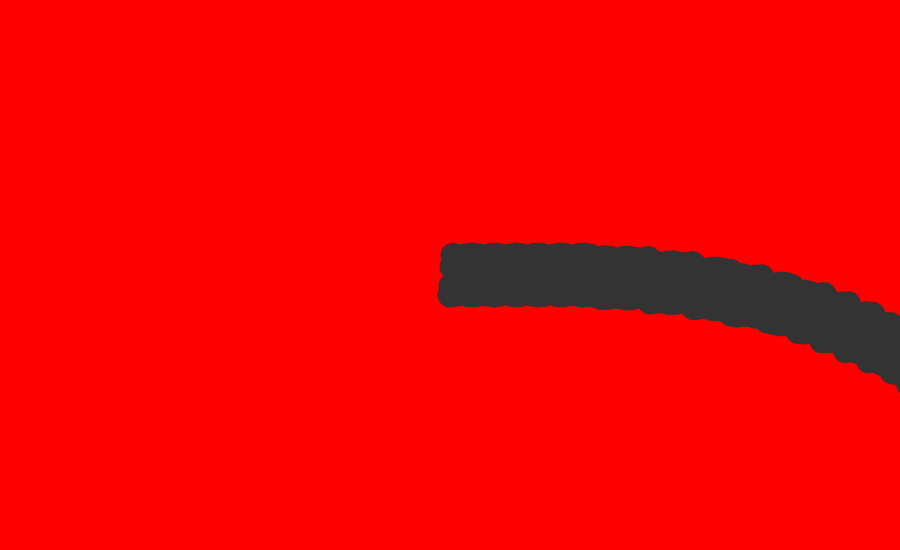
Frame 1 (no input)
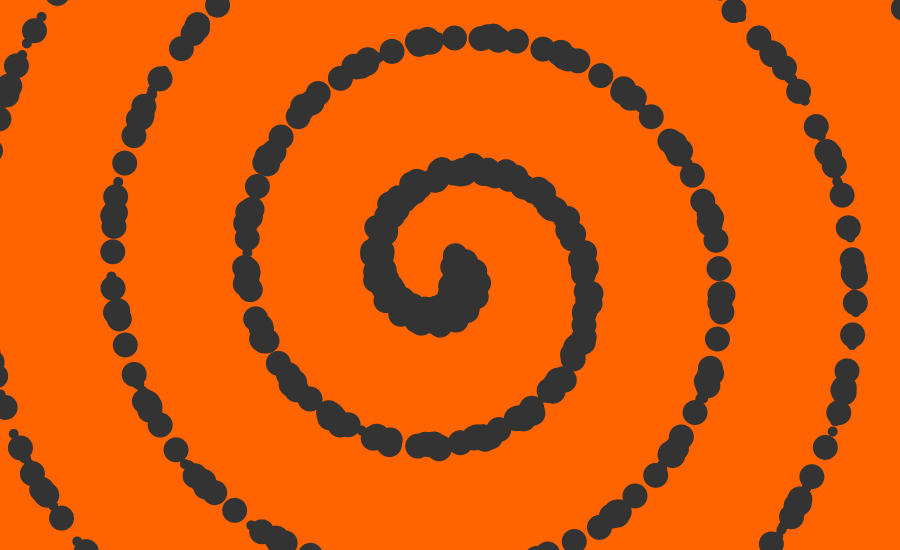
Frame 60 (the mouse pressed at the canvas centre just before this capture)
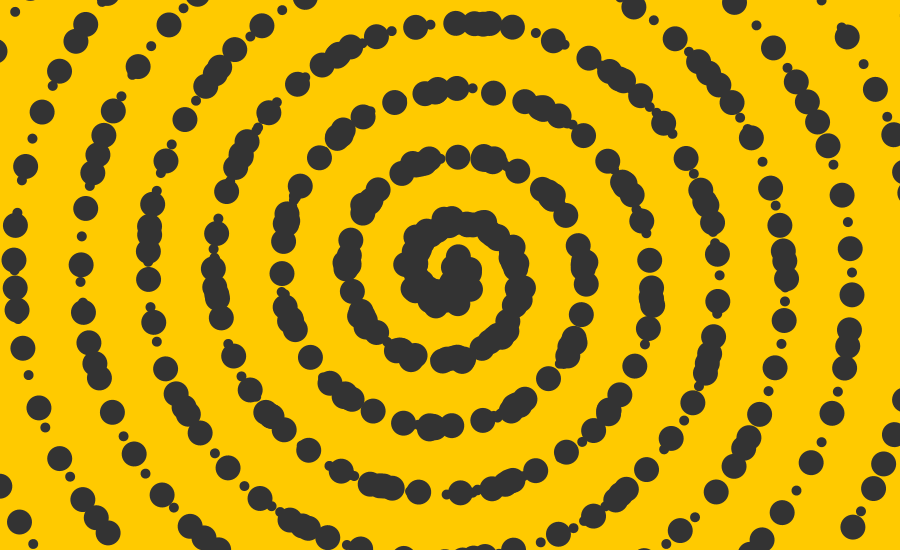
Frame 120 (the mouse held since frame 60 and released just before this capture)

The Processing sketch that drew these frames (run headless with seeded random() and noise(); from frame 60 on, the mouse is pressed at the canvas centre):

// Processing sketch: processing_9312
// ── processing_9312.pde


void setup () {
  size(900,550); 
  colorMode(HSB,900);
  background(0xFFFFFF);
  smooth();
  noStroke();
  fill(#333333);
  
}
int j = 0;
int c = 0;
int margen = 600;
void draw () {
 background(c++,900,900);
 
 translate(width/2,height/2);
  for (int i = 0; i < width; i++){
   pushMatrix();
   rotate(radians(i*j++/20000));
   float a = map(cos(i),-1,1,-20,20);
   float b = map(sin(i),-1,1,-20,20); 
 //  float a = map(cos(i),-1,1,0,height);
 //  float b = map(sin(i),-1,1,0,height);
   //stroke(i,800,800);
   //fill(0x333333);
   ellipse (i,a,25,25);
   //line(i,a,i,b);
   ellipse(i,b,10,10);
   popMatrix();
 }
 if(c > 900){
   c = 0;
 }
}
